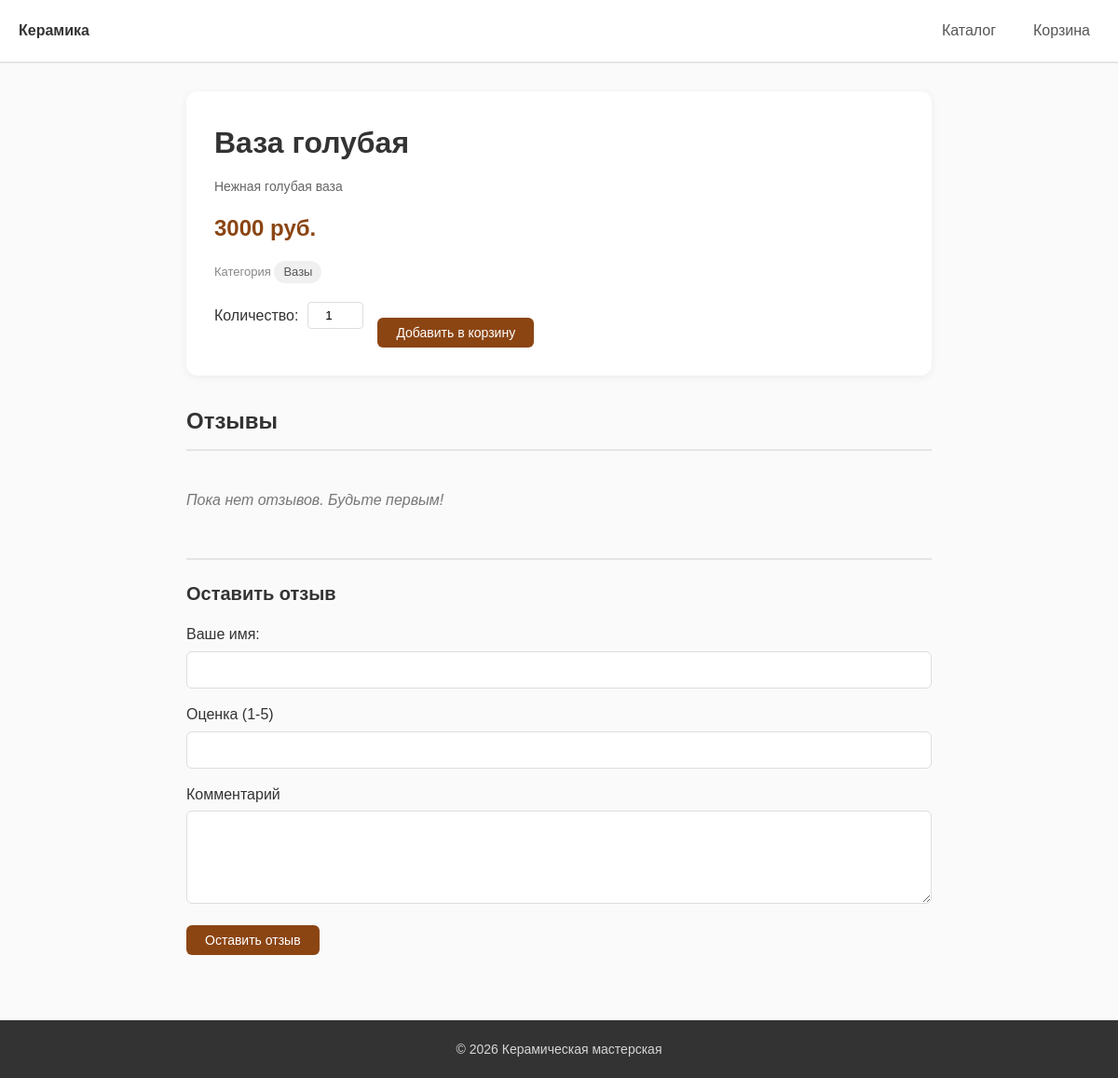
Page /product/efdffa6d-c958-44ee-983f-ee99dda26f40 on the committed database.
### tables this page shows
CREATE TABLE products (
    id TEXT PRIMARY KEY,
    name TEXT NOT NULL,
    description TEXT,
    price INTEGER NOT NULL,
    img TEXT,
    category_id INTEGER,
    FOREIGN KEY (category_id) REFERENCES categories(id)
    );

CREATE TABLE categories (
    id INTEGER PRIMARY KEY AUTOINCREMENT,
    name TEXT NOT NULL UNIQUE,
    slug TEXT NOT NULL UNIQUE,
    description TEXT
    );

### app.py (the view)
@app.route('/product/<product_id>')
def product_page(product_id):
    product = get_product_with_category(product_id)
    if not product:
        flash("Товар не найден", "error")
        return redirect(url_for("catalog"))
    reviews = get_reviews_by_product(product_id)
    return render_template("product_page.html", product=product, reviews=reviews)

### app.py (called while the page is built)
@app.context_processor
def inject_cart_count():
    cart = session.get("cart", {})
    return {"cart_count": sum(cart.values())}

### db.py (called while the page is built)
def get_db_connection():
    conn = sqlite3.connect("shop.db")
    conn.row_factory = sqlite3.Row
    return conn

def get_reviews_by_product(product_id):
    conn = get_db_connection()
    reviews = conn.execute("SELECT * FROM reviews WHERE product_id = ? ORDER BY created_at DESC", (product_id,)).fetchall()
    conn.close()
    return reviews

def get_product_with_category(product_id):
    conn = get_db_connection()
    product = conn.execute("""SELECT
        products.*,
        categories.name AS category_name,
        categories.slug AS category_slug
        FROM products
        LEFT JOIN categories
        ON products.category_id = categories.id
        WHERE products.id = ?
        """, (product_id,)).fetchone()
    conn.close()
    return product

### templates/product_page.html (shortened to what this page needs)
{% extends 'base.html' %}
{% block content %}
	<div class="product-detail">
		<div class="product-info">
			<h1 class="product-title">{{product.name}}</h1>
			<p class="product-description">{{product.description}}</p>
			<p class="product-price">{{product.price}} руб.</p>
			{% if product.category_name %}
				<p class="product-category">Категория
					<a href="{{url_for('catalog_by_category', slug=product.category_slug)}}" class="category-link">
						{{product.category_name}}
					</a>
				</p>
			{% endif %}
			<form action="{{ url_for('add_to_cart_route', product_id=product.id)}}" method="POST" class="add-to-cart-form">
				<div class="form-group form-group-inline">
					<label for="quantity">Количество:</label>
					<input type="number" id="quantity" name="quantity" value="1" min="1" class="quantity-input">
				</div>
				<button type="submit" class="btn btn-primary">Добавить в корзину</button>
			</form>
		</div>
		<div class="review-section">
			<h2 class="section-title">Отзывы</h2>
			{% if reviews %}
				<div class="reviews-list">
					{% for review in reviews %}
						<div class="review-item">
							<div class="review-header">
								<span class="review-author">{{review.name}}</span>
								<span class="review-rating">
									{% for i in range(review.rating) %}⭐{% endfor %}
								</span>
							</div>
							<p class="review-text">
								{{ review.comment if review.comment else 'Без комментария'}}
							</p>
							<small class="review-date">{{review.created_at}}</small>
						</div>
					{% endfor %}
				</div>
			{% else %}
				<p class="no-reviews">Пока нет отзывов. Будьте первым!</p>
			{% endif %}
		</div>
		<div class="review-form-wrapper">
			<h3 class="form-title">Оставить отзыв</h3>
			<form action="{{url_for('add_review', product_id=product.id)}}" method="post" class="review-form">
				<div class="form-group">
					<label for="review_name">Ваше имя:</label>
					<input type="text" id="review_name" name="name" class="form-control" required>
				</div>
				<div class="form-group">
					<label for="review_rating">Оценка (1-5)</label>
					<input type="number" id="review_rating" name="rating" class="form-control" min="1" max="5" required>
				</div>
				<div class="form-group">
					<label for="review_comment">Комментарий</label>
					<textarea id="review_comment" name="comment" class="form-control" rows="4"></textarea>
				</div>
				<button type="submit" class="btn btn-primary">Оставить отзыв</button>
			</form>
		</div>
	</div>
{% endblock %}

### static/css/style.css (style rules this page uses)
* { margin: 0; padding: 0; box-sizing: border-box; }
body { font-family: Arial, Helvetica, sans-serif; line-height: 1.6; color: #333; background: #fafafa; }
.product-title { font-size: 20px; margin-bottom: 8px; }
.product-description { color: #666; font-size: 14px; flex-grow: 1; }
.product-price { font-weight: bold; font-size: 18px; color: #8b4513; margin: 12px 0; }
.btn { display: inline-block; padding: 8px 20px; border: none; border-radius: 6px; cursor: pointer; font-size: 14px; font-weight: 500; text-decoration: none; text-align: center; transition: background 0.2s transform 0.1s; }
.btn-primary { background: #8b4513; color: #fff; }
.quantity-input { width: 60px; padding: 6px; border: 1px solid #ddd; border-radius: 4px; text-align: center; }
.form-group { margin-bottom: 20px; }
.form-group label { display: block; font-weight: 500; margin-bottom: 5px; }
.form-control { width: 100%; min-width: 400px; padding: 10px 12px; border: 1px solid #ddd; border-radius: 6px; font-size: 16px; }
textarea.form-control { min-height: 100px; resize: vertical; }
.product-detail { max-width: 800px; margin: 0 auto; }
.product-info { background: #fff; padding: 30px; border-radius: 12px; box-shadow: 0 2px 10px rgba(0, 0, 0, 0.06); margin-bottom: 30px; }
.product-info .product-title { font-size: 32px; margin-bottom: 10px; }
.product-info .product-price { font-size: 24px; color: #8B4513; margin: 15px 0; }
.add-to-cart-form { display: flex; align-items: flex-end; gap: 15px; flex-wrap: wrap; margin-top: 20px; }
.form-group-inline { display: flex; align-items: center; gap: 10px; }
.form-group-inline label { margin-bottom: 0; }
.section-title { font-size: 24px; margin-bottom: 20px; padding-bottom: 10px; border-bottom: 2px solid #e5e5e5; }
.no-reviews { color: #777; font-style: italic; padding: 20px 0; }
.review-form-wrapper { margin-top: 30px; padding-top: 20px; border-top: 2px solid #e5e5e5; }
.form-title { font-size: 20px; margin-bottom: 15px; }
.review-form .form-group { margin-bottom: 15px; }
.review-form .form-control { max-width: 100%; }
.category-link { padding: 8px 18px; background: #f5f5f5; border-radius: 20px; text-decoration: none; color: #555; font-size: 15px; transition: background 0.2s, color 0.2s; }
.product-category { font-size: 13px; color: #888; margin: 5px 0 10px; }
.product-category .category-link { font-size: 13px; padding: 2px 10px; background: #f0f0f0; border-radius: 12px; display: inline-block; }

### rows in the picture
products: name "Ваза голубая", description "Нежная голубая ваза", price "3000"
categories: category_name "Вазы"
